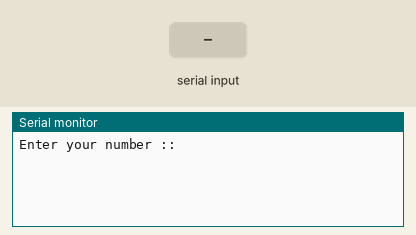
Simulated run of this sketch. Board: Arduino Uno, built with avr-gcc and run on an emulated ATmega328P. Parts: the last lines printed to the serial monitor. The inputs (shaded band) are chosen by the test bench.

Above: at 1.2 s.
1.3 s: "90,45\n" received over Serial
At 2.1 s:
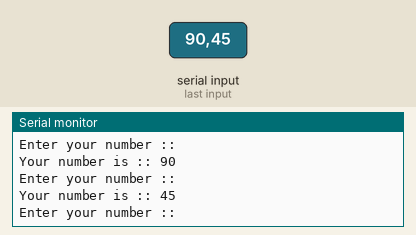
2.8 s: "30,150\n" received over Serial
At 5.2 s:
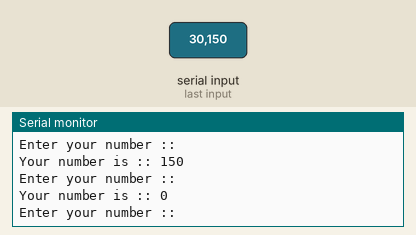
Timing chart, 0 to 6.7 s (numbered marks = the images above; inputs shaded):
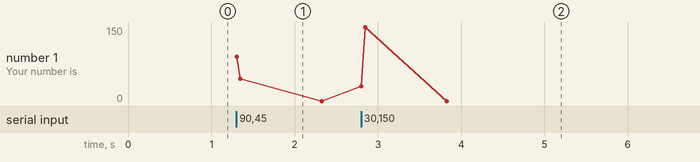

Measured:
- after the input at 1.3 s, the serial monitor: prints a new line at once (image 1)
- after the input at 2.8 s, the serial monitor: prints a new line at once (image 2)

The sketch:

code.ino
```cpp
String msg = "Enter your number :: ";
String msg2 = "Your number is :: ";
void setup()
{
  Serial.begin(9600);
}

void loop()
{
  Serial.println(msg);
  while(Serial.available() == 0){

  }
  int myNum = Serial.parseInt();
  Serial.print(msg2);
  Serial.println(myNum);
}
```
